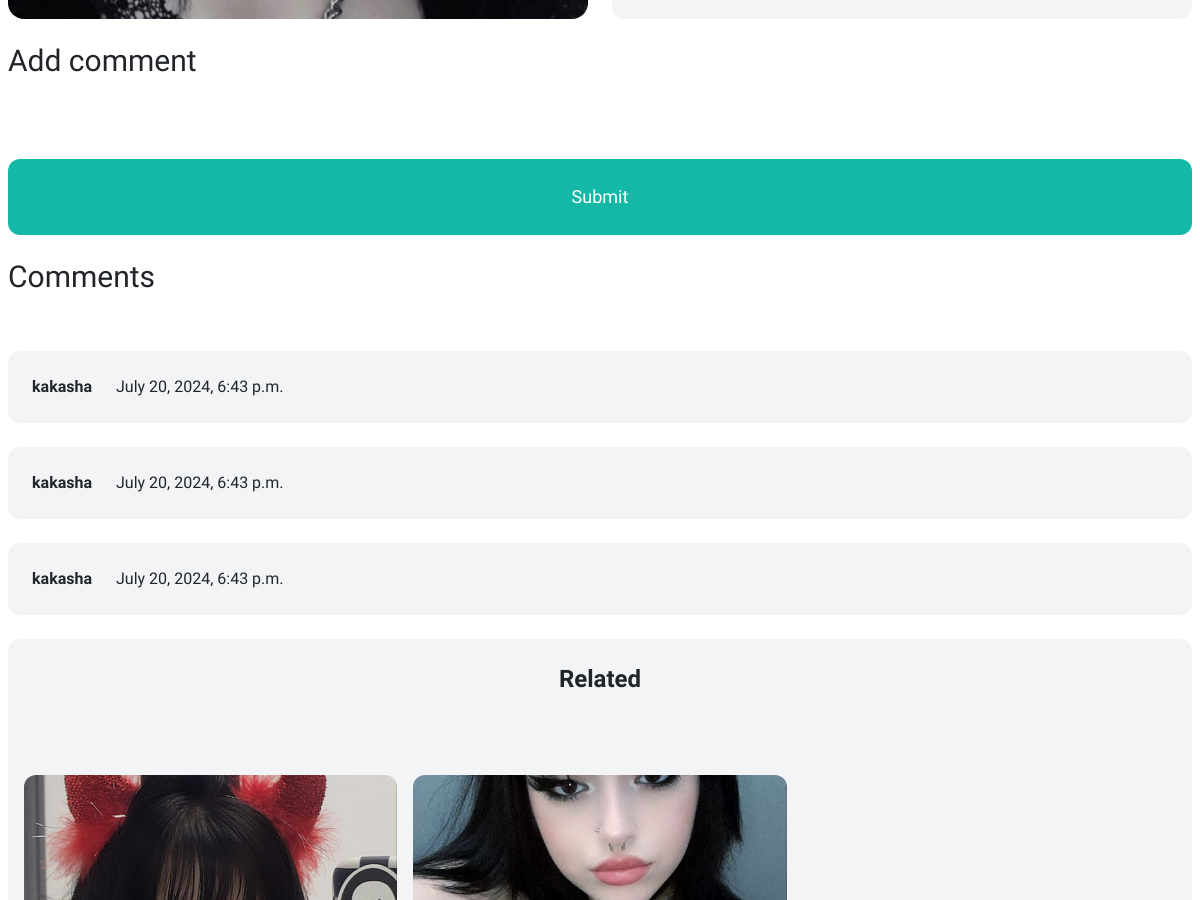
Page /items/3 (middle part) on the earlier database version.
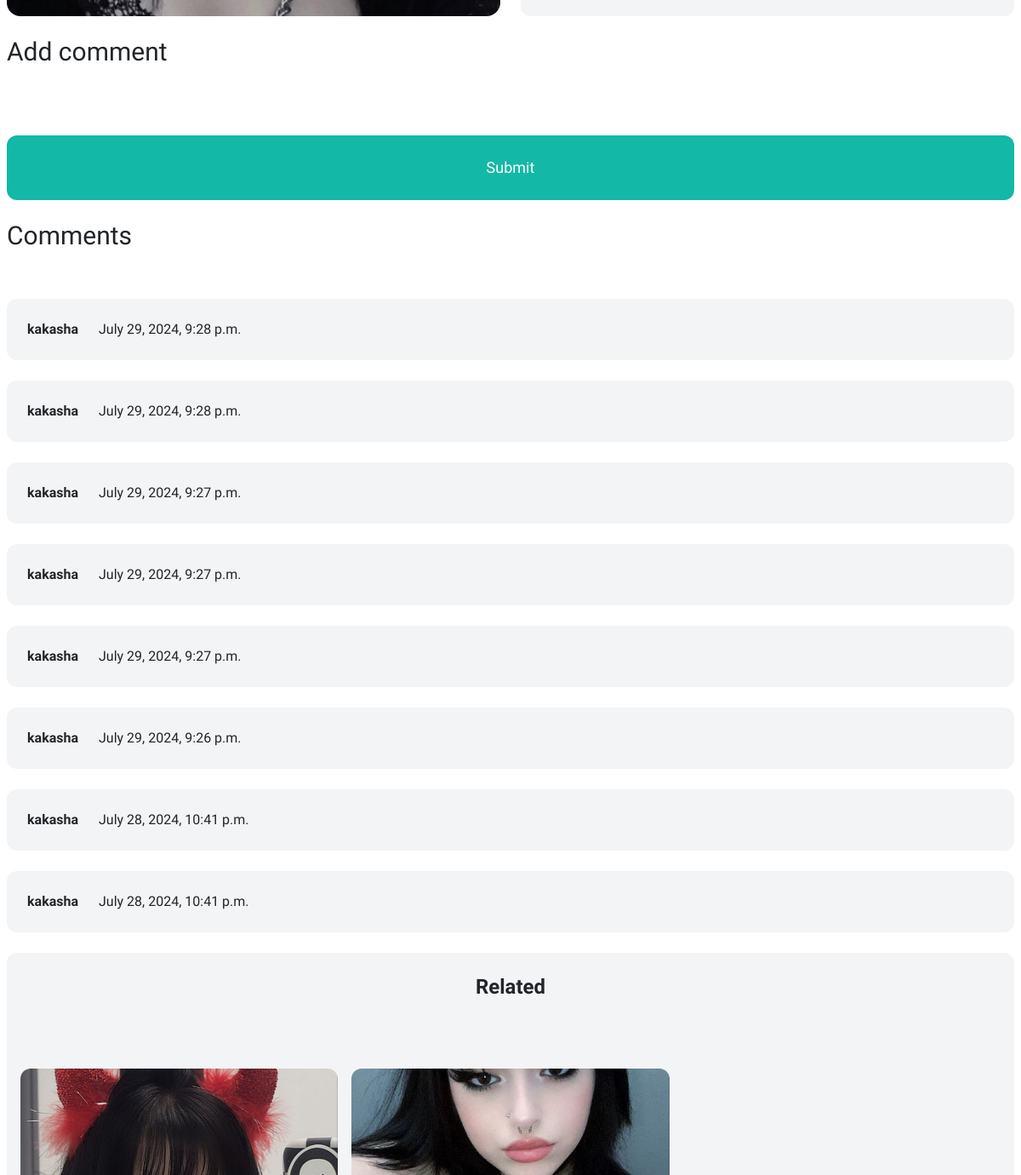
Same page on the later database version.
### item/models.py (models this page shows, shortened)
class Comment(models.Model):
    user = models.ForeignKey(User, related_name='comments', on_delete=models.CASCADE)
    description = models.TextField()
    created_at = models.DateTimeField()
    class Meta:
        ordering = ('-created_at',)

class Item(models.Model):
    category = models.ForeignKey(Category, related_name='items', on_delete=models.CASCADE)
    name = models.CharField(max_length=255)
    description = models.TextField(blank=True, null=True)
    price = models.FloatField()
    image = models.ImageField(upload_to='item_images', blank=True, null=True)
    is_sold = models.BooleanField(default=False)
    created_at = models.DateTimeField(auto_now_add=True)
    users = models.ManyToManyField(User, related_name='items', blank=True)
    gender = models.CharField(max_length=1, choices=gender_choice)
    comments = models.ManyToManyField(Comment)

### item/views.py (the view, shortened to what this page needs)
# urls.py: path('<int:pk>', views.detail, name='detail'),
def detail(request, pk, operation=None, form=None, pk_comment=None, form_edit=None, op=None, js_op=None):
    item = get_object_or_404(Item, pk=pk)
    related_items = Item.objects.filter(category=item.category, is_sold=False).exclude(pk=pk)
    gender = ''
    if "gender" not in request.session:
        gender = 'ALL'
    else:
        gender = request.session["gender"]
    if gender != 'ALL':
        related_items = related_items.filter(gender=gender)
    return render(request, 'item/detail.html', {
            'item': item,
            'related_items': related_items,
            'gender': gender
    })

### item/templates/item/detail.html (shortened to what this page needs)
{% extends 'core/base.html' %}
{% block content %}
<div class="grid grid-cols-2 gap-4 mt-4">
    <div>
        <a href="{% url 'item:detail' item.id %}">
            {% if item.gender == 'W'%}
                {% if item.image.url %}
                <div class="bg-image hover-overlay hover-zoom ">
                    <img src="{{ item.image.url }}" class="rounded-2xl object-contain w-full">
                </div>
                {% endif %}
            {% endif %}
        </a>
    </div>
    <div class="px-2 py-4 bg-gray-100 rounded-xl dark:bg-zinc-500 dark:text-white">
    </div>
</div>
<h1 class="mb-6 text-3xl mt-4 dark:text-white">Add comment</h1>
<form method="post" action="{% url 'item:new_comment'  item.id %}" enctype="multipart/form-data" class="dark:text-white dark:bg-zinc-700">
    <button class="mt-6 w-full text-center py-4 px-8 text-lg bg-teal-500 hover:bg-teal-700 rounded-xl text-white">Submit</button>
</form>
{% if item.comments.all %}
<h1 class="mb-6 text-3xl mt-4 dark:text-white">Comments</h1>
<div class="space-y-6">
{% for comment in item.comments.all %}
    {%if op %}
    <div id="{{op}}" class="p-6 flex {% if request.user == comment.user %} bg-sky-100 {% else %} bg-gray-100 dark:bg-zinc-500 dark:text-white{% endif %} rounded-xl">
    {%else%}
    <div class="p-6 flex {% if request.user == comment.user %} bg-sky-100 {% else %} bg-gray-100 dark:bg-zinc-500 dark:text-white{% endif %} rounded-xl">
    {%endif%}
        <div class="pr-6">
            <strong>{{comment.user.username}}</strong>
        </div>
        <div>
            {{ comment.created_at }}
        </div>
    </div>
{% endfor %}
</div>
{%endif%}
<div class="md:mt-6 mt-4 px-3 md:px-6 md:py-12 py-4 bg-gray-100 rounded-xl dark:bg-zinc-500">
    <h2 class="md:mb-12 mb-8 text-2xl text-center font-semibold dark:text-white">Related</h2>
    <div class="grid grid-cols-3 gap-3">
        {% for item in related_items %}
        <div>
            <a href="{% url 'item:detail' item.id %}">
                {% if item.gender == 'W'%}
                    {% if item.image.url %}
                    <div class="bg-image hover-overlay hover-zoom ">
                        <img src="{{ item.image.url }}" class="rounded-t-xl object-cover w-full md:h-96 h-40">
                    </div>
                    {% endif %}
                {% endif %}
            </a>
        </div>
        {% endfor %}
    </div>
</div>
{% endblock %}

Differences in the rows shown:
removed Comment: user.username "kakasha", created_at "July 20, 2024, 6:43 p.m."
removed Comment: user.username "kakasha", created_at "July 20, 2024, 6:43 p.m."
added Comment: user.username "kakasha", created_at "July 29, 2024, 9:28 p.m."
added Comment: user.username "kakasha", created_at "July 29, 2024, 9:28 p.m."
added Comment: user.username "kakasha", created_at "July 29, 2024, 9:27 p.m."
added Comment: user.username "kakasha", created_at "July 29, 2024, 9:27 p.m."
added Comment: user.username "kakasha", created_at "July 29, 2024, 9:27 p.m."
added Comment: user.username "kakasha", created_at "July 29, 2024, 9:26 p.m."
changed Comment (number 7 of 8 on the later page): created_at "July 20, 2024, 6:43 p.m." → "July 28, 2024, 10:41 p.m."
added Comment: user.username "kakasha", created_at "July 28, 2024, 10:41 p.m."
